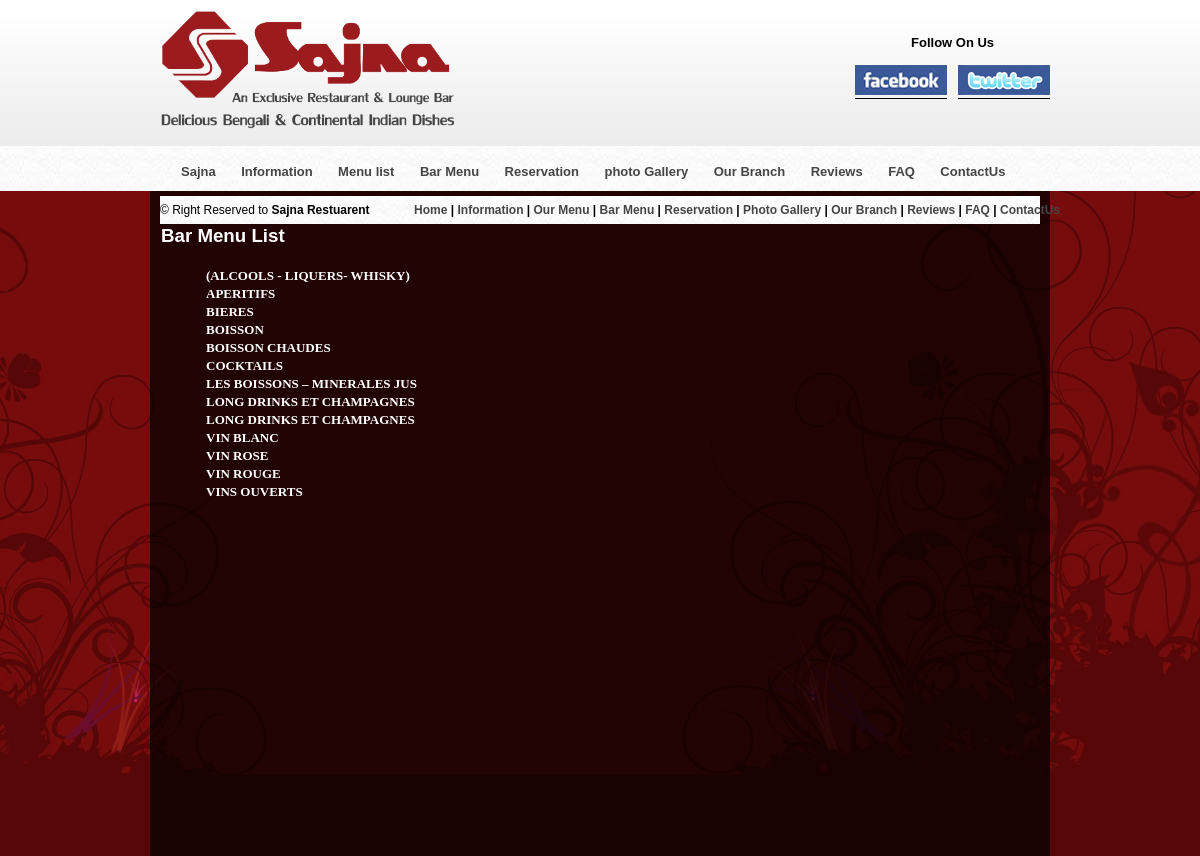
Page /sajna_master/en/fr/barmenu.php on the committed database.
### tables this page shows
CREATE TABLE IF NOT EXISTS `bm_category` (
  `Id` int(10) NOT NULL AUTO_INCREMENT,
  `Name` varchar(100) NOT NULL,
  `cStatus` int(5) NOT NULL,
  PRIMARY KEY (`Id`)
);

### sajna_master/en/fr/barmenu.php (called while the page is built, shortened)
<?php
include_once('Includes/Top.php');
?>
	<?php
	include_once('Includes/Bottom.php');
	?>

### sajna_master/en/fr/Includes/Top.php (the view, shortened to what this page needs)
<html>
<head>
<link rel="stylesheet" type="text/css" href="../css/style.css"/>
</head>
<body>
	<div id="head_main">
		<div id="head_wrap" align="center">
			<div id="logo_main">
		<img src="../images/logo.png"/>
			</div>
			<div id="follows"><b>Follow On Us</b><br/><br/ >
			<a href="#"><img src="../images/fb_icon.jpg"></a>&nbsp;&nbsp;
			<a href="#"><img src="../images/tt	_icon.jpg"></a>
			</div>
		</div>
	</div>
	<div id="btn_wrp">
		<div id="btn_main">
			<ul>
			<li><a href="./index.php">Sajna</a></li>
			<li><a href="./information.php">Information</a></li>
			<li><a href="./menulist.php">Menu list</a></li>
			<li><a href="./barmenu.php">Bar Menu</a></li>
			<li><a href="./reservation.php">Reservation</a></li>
			<li><a href="./photogallery.php">photo Gallery</a></li>
			<li><a href="./ourbranch.php">Our Branch</a></li>
			<li><a href="./reviews.php">Reviews</a></li>
			<li><a href="./faq.php">FAQ</a></li>
			<li><a href="./Contactus.php">ContactUs</a></li>
			</ul>
		</div>
	</div>
	<div id="content_wrap">
		<table width="880" border="0" cellspacing="0">
    <td width="216" rowspan="3" class="men_btn">
		  <h3>Bar Menu List</h3>
		  <ul>
	<?php
		$sel_cat = "SELECT * FROM bm_category WHERE cStatus=1 ORDER BY Name";
		$res_cat = mysql_query($sel_cat);
		while($rec = mysql_fetch_assoc($res_cat)){
			echo "<li><a href='barmenulist1.php?cid=$rec[Id]'>$rec[Name]</a></li>";
		}
	?>
	</ul>
	</td>

### sajna_master/en/fr/Includes/Bottom.php
	<div id="footer_wrap">
		<div id="foot_main">
			<div id="lft_ftr">&copy; Right Reserved to <b>Sajna Restuarent</b></div>
			<div id="rgt_ftr"><a href="./index.php">Home</a> | <a href="./information.php">Information</a> | <a href="./ourmenu.php">Our Menu</a> | <a href="./barmenu.php">Bar Menu</a> | <a href="./reservation.php">Reservation</a> | <a href="./photogallery.php">Photo Gallery</a> | <a href="./ourbranch.php">Our Branch</a> | <a href="./reviews.php">Reviews</a> | <a href="./faq.php">FAQ</a> | <a href="./contactus.php">ContactUs</a></div>
		</div>
	</div>
</body>
</html>

### sajna_master/css/style.css (style rules this page uses)
body { background: #760c0c; background-image: url("../images/background_maroon.jpg"); background-repeat:repeat-x; background-position:right bottom; margin: 0 auto; font-family: arial; }
#head_main { height: 146px; background-image: url("../images/header_wrap.png"); }
#head_wrap { width: 900px; margin: 0 auto; }
#logo_main { padding: 10px; float: left; }
#logo_main img { width: 300px; }
#follows { float: right; padding-top: 35px; font-family: arial; font-size: 13px; }
#follows a { border-bottom: 1px solid black; }
#btn_wrp { background-image: url("../images/button_strp.jpg"); height: 45px; }
#btn_main { width: 900px; margin: 0 auto; }
#btn_main ul { float: left; width: 900px; padding-left: 20px; }
#btn_main ul li { display: inline; }
#btn_main ul li a { text-decoration: none; padding: 12 10 12 11px; text-align: center; font-family: arial; font-size: 13px; font-weight: bold; color:#454545; }
#content_wrap { width: 880px; min-height:650px; margin:0 auto; background: url("../images/con_bg.png"); padding: 5px 10 10 10 ; }
#footer_wrap { background: url("../images/button_strp.jpg"); padding-top: 7px; padding-bottom: 7px; }
#foot_main { width: 900px; margin: 0 auto; font-size: 12px; }
#lft_ftr { float: left; }
#rgt_ftr { font-size: 12px; text-align: right; font-weight: bold; }
#rgt_ftr a { text-decoration: none; color: #454545; }
h3 { color: white; }
.men_btn ul li { list-style:none; }
.men_btn a { text-decoration: none; font-family: verdana; font-size: 13px; font-weight: bold; color: white; padding: 5px; }

### rows in the picture
bm_category: Name "(ALCOOLS - LIQUERS- WHISKY)"
bm_category: Name "APERITIFS"
bm_category: Name "BIERES"
bm_category: Name "BOISSON"
bm_category: Name "BOISSON CHAUDES"
bm_category: Name "COCKTAILS"
bm_category: Name "LES BOISSONS – MINERALES JUS"
bm_category: Name "LONG DRINKS ET CHAMPAGNES"
bm_category: Name "LONG DRINKS ET CHAMPAGNES"
bm_category: Name "VIN BLANC"
bm_category: Name "VIN ROSE"
bm_category: Name "VIN ROUGE"
bm_category: Name "VINS OUVERTS"
